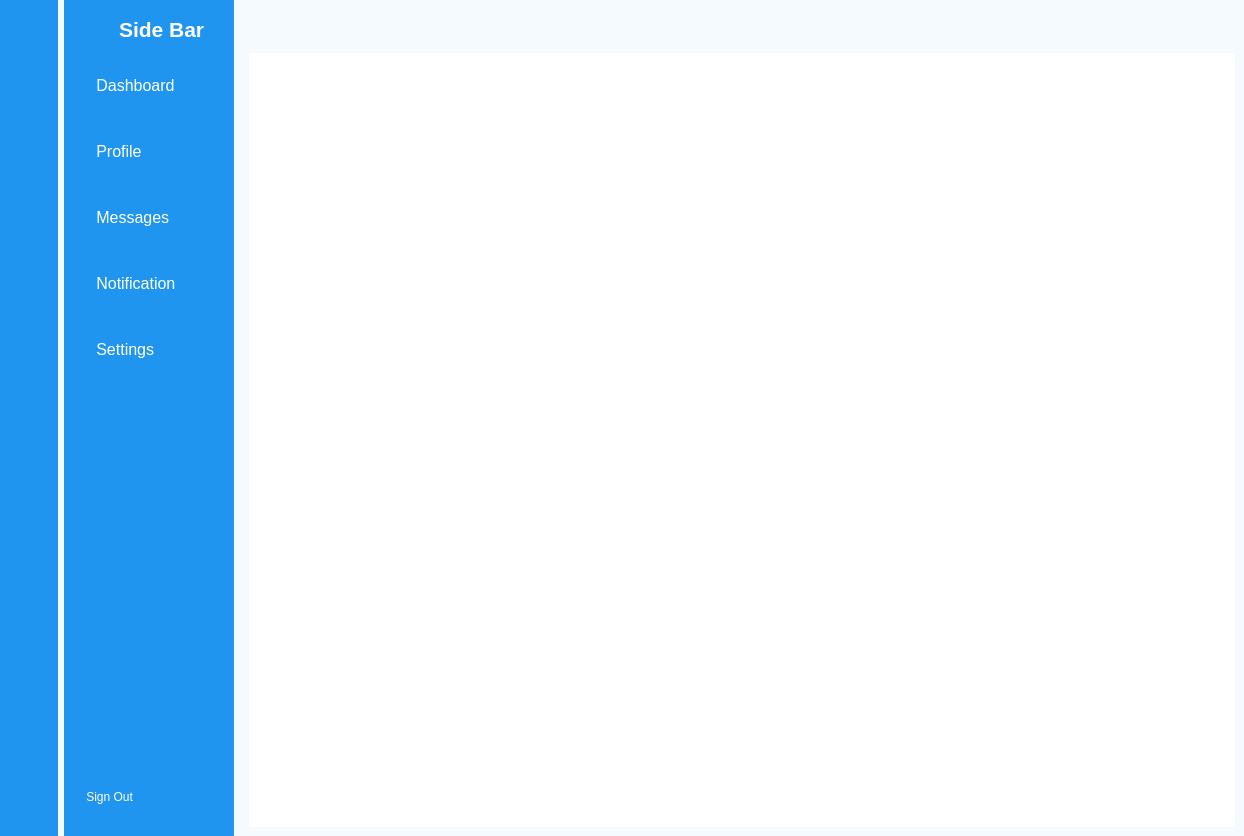
<?xml version="1.0" encoding="UTF-8"?>
<ui version="4.0">
 <class>MainWindow</class>
 <widget class="QMainWindow" name="MainWindow">
  <property name="geometry">
   <rect>
    <x>0</x>
    <y>0</y>
    <width>1244</width>
    <height>836</height>
   </rect>
  </property>
  <property name="windowTitle">
   <string>MainWindow</string>
  </property>
  <property name="styleSheet">
   <string notr="true">background-color: rgb(245, 250, 254);</string>
  </property>
  <widget class="QWidget" name="centralwidget">
   <layout class="QGridLayout" name="gridLayout">
    <property name="leftMargin">
     <number>0</number>
    </property>
    <property name="topMargin">
     <number>0</number>
    </property>
    <property name="rightMargin">
     <number>0</number>
    </property>
    <property name="bottomMargin">
     <number>0</number>
    </property>
    <item row="0" column="0">
     <widget class="QWidget" name="icon_only_widget" native="true">
      <property name="styleSheet">
       <string notr="true">QWidget{	
	background-color: rgb(31, 149, 239);
}
QPushButton{
	color: white;
	height: 60px;
	border:none;
	border-radius: 10px;
}
QPushButton:checked{
	background-color: #F5FAFE;
	color:#1F95EF;
	font-weight:bold;
}</string>
      </property>
      <layout class="QHBoxLayout" name="horizontalLayout_4">
       <item>
        <layout class="QVBoxLayout" name="verticalLayout_3">
         <item>
          <layout class="QHBoxLayout" name="horizontalLayout_3">
           <item>
            <widget class="QLabel" name="label">
             <property name="minimumSize">
              <size>
               <width>40</width>
               <height>40</height>
              </size>
             </property>
             <property name="maximumSize">
              <size>
               <width>40</width>
               <height>40</height>
              </size>
             </property>
             <property name="text">
              <string/>
             </property>
             <property name="pixmap">
              <pixmap resource="../Samadhan/resources.qrc">:/Images/profile_pic.png</pixmap>
             </property>
             <property name="scaledContents">
              <bool>true</bool>
             </property>
            </widget>
           </item>
          </layout>
         </item>
         <item>
          <layout class="QVBoxLayout" name="verticalLayout">
           <item>
            <widget class="QPushButton" name="pushButton">
             <property name="text">
              <string/>
             </property>
             <property name="icon">
              <iconset resource="../Samadhan/resources.qrc">
               <normaloff>:/Images/dashboard_white.png</normaloff>
               <normalon>:/Images/dashboard.png</normalon>:/Images/dashboard_white.png</iconset>
             </property>
             <property name="checkable">
              <bool>true</bool>
             </property>
             <property name="autoExclusive">
              <bool>true</bool>
             </property>
            </widget>
           </item>
           <item>
            <widget class="QPushButton" name="pushButton_2">
             <property name="text">
              <string/>
             </property>
             <property name="icon">
              <iconset resource="../Samadhan/resources.qrc">
               <normaloff>:/Images/profile_white.png</normaloff>
               <normalon>:/Images/profile.png</normalon>:/Images/profile_white.png</iconset>
             </property>
             <property name="checkable">
              <bool>true</bool>
             </property>
             <property name="autoExclusive">
              <bool>true</bool>
             </property>
            </widget>
           </item>
           <item>
            <widget class="QPushButton" name="pushButton_3">
             <property name="text">
              <string/>
             </property>
             <property name="icon">
              <iconset resource="../Samadhan/resources.qrc">
               <normaloff>:/Images/messages_white.png</normaloff>
               <normalon>:/Images/messages.png</normalon>:/Images/messages_white.png</iconset>
             </property>
             <property name="checkable">
              <bool>true</bool>
             </property>
             <property name="autoExclusive">
              <bool>true</bool>
             </property>
            </widget>
           </item>
           <item>
            <widget class="QPushButton" name="pushButton_4">
             <property name="text">
              <string/>
             </property>
             <property name="icon">
              <iconset resource="../Samadhan/resources.qrc">
               <normaloff>:/Images/notifications_white.png</normaloff>
               <normalon>:/Images/notifications.png</normalon>:/Images/notifications_white.png</iconset>
             </property>
             <property name="checkable">
              <bool>true</bool>
             </property>
             <property name="autoExclusive">
              <bool>true</bool>
             </property>
            </widget>
           </item>
           <item>
            <widget class="QPushButton" name="pushButton_5">
             <property name="text">
              <string/>
             </property>
             <property name="icon">
              <iconset resource="../Samadhan/resources.qrc">
               <normaloff>:/Images/settings_white.png</normaloff>
               <normalon>:/Images/settings.png</normalon>:/Images/settings_white.png</iconset>
             </property>
             <property name="checkable">
              <bool>true</bool>
             </property>
             <property name="autoExclusive">
              <bool>true</bool>
             </property>
            </widget>
           </item>
          </layout>
         </item>
         <item>
          <spacer name="verticalSpacer_3">
           <property name="orientation">
            <enum>Qt::Vertical</enum>
           </property>
           <property name="sizeHint" stdset="0">
            <size>
             <width>20</width>
             <height>448</height>
            </size>
           </property>
          </spacer>
         </item>
         <item>
          <widget class="QPushButton" name="pushButton_6">
           <property name="text">
            <string/>
           </property>
           <property name="icon">
            <iconset resource="../Samadhan/resources.qrc">
             <normaloff>:/Images/log_out_white.png</normaloff>
             <normalon>:/Images/log_out.png</normalon>:/Images/log_out_white.png</iconset>
           </property>
          </widget>
         </item>
        </layout>
       </item>
      </layout>
     </widget>
    </item>
    <item row="0" column="1">
     <widget class="QWidget" name="icon_name_widget" native="true">
      <property name="styleSheet">
       <string notr="true">QWidget{	
	background-color: rgb(31, 149, 239);
	color:white;
}
QPushButton{
	color: white;
	text-align: left;
	height: 60px;
	border: none;
	padding-left: 10px;
	border-top-left-radius:10px;
	border-bottom-left-radius:10px;

}
QPushButton:checked{
	background-color: #F5FAFE;
	color:#1F95EF;
	font-weight:bold;
}</string>
      </property>
      <layout class="QVBoxLayout" name="verticalLayout_4">
       <item>
        <layout class="QHBoxLayout" name="horizontalLayout_2">
         <property name="rightMargin">
          <number>20</number>
         </property>
         <item>
          <widget class="QLabel" name="label_2">
           <property name="minimumSize">
            <size>
             <width>40</width>
             <height>40</height>
            </size>
           </property>
           <property name="maximumSize">
            <size>
             <width>40</width>
             <height>40</height>
            </size>
           </property>
           <property name="text">
            <string/>
           </property>
           <property name="pixmap">
            <pixmap resource="../Samadhan/resources.qrc">:/Images/profile_pic.png</pixmap>
           </property>
           <property name="scaledContents">
            <bool>true</bool>
           </property>
          </widget>
         </item>
         <item>
          <widget class="QLabel" name="label_3">
           <property name="font">
            <font>
             <pointsize>16</pointsize>
             <weight>75</weight>
             <bold>true</bold>
            </font>
           </property>
           <property name="text">
            <string>Side Bar</string>
           </property>
          </widget>
         </item>
        </layout>
       </item>
       <item>
        <layout class="QVBoxLayout" name="verticalLayout_2">
         <item>
          <widget class="QPushButton" name="pushButton_7">
           <property name="font">
            <font>
             <pointsize>12</pointsize>
            </font>
           </property>
           <property name="text">
            <string>   Dashboard</string>
           </property>
           <property name="icon">
            <iconset resource="../Samadhan/resources.qrc">
             <normaloff>:/Images/dashboard_white.png</normaloff>
             <normalon>:/Images/dashboard.png</normalon>:/Images/dashboard_white.png</iconset>
           </property>
           <property name="checkable">
            <bool>true</bool>
           </property>
           <property name="autoExclusive">
            <bool>true</bool>
           </property>
          </widget>
         </item>
         <item>
          <widget class="QPushButton" name="pushButton_8">
           <property name="font">
            <font>
             <pointsize>12</pointsize>
            </font>
           </property>
           <property name="text">
            <string>   Profile</string>
           </property>
           <property name="icon">
            <iconset resource="../Samadhan/resources.qrc">
             <normaloff>:/Images/profile_white.png</normaloff>
             <normalon>:/Images/profile.png</normalon>:/Images/profile_white.png</iconset>
           </property>
           <property name="checkable">
            <bool>true</bool>
           </property>
           <property name="autoExclusive">
            <bool>true</bool>
           </property>
          </widget>
         </item>
         <item>
          <widget class="QPushButton" name="pushButton_9">
           <property name="font">
            <font>
             <pointsize>12</pointsize>
            </font>
           </property>
           <property name="text">
            <string>   Messages</string>
           </property>
           <property name="icon">
            <iconset resource="../Samadhan/resources.qrc">
             <normaloff>:/Images/messages_white.png</normaloff>
             <normalon>:/Images/messages.png</normalon>:/Images/messages_white.png</iconset>
           </property>
           <property name="checkable">
            <bool>true</bool>
           </property>
           <property name="autoExclusive">
            <bool>true</bool>
           </property>
          </widget>
         </item>
         <item>
          <widget class="QPushButton" name="pushButton_10">
           <property name="font">
            <font>
             <pointsize>12</pointsize>
            </font>
           </property>
           <property name="text">
            <string>   Notification</string>
           </property>
           <property name="icon">
            <iconset resource="../Samadhan/resources.qrc">
             <normaloff>:/Images/notifications_white.png</normaloff>
             <normalon>:/Images/notifications.png</normalon>:/Images/notifications_white.png</iconset>
           </property>
           <property name="checkable">
            <bool>true</bool>
           </property>
           <property name="autoExclusive">
            <bool>true</bool>
           </property>
          </widget>
         </item>
         <item>
          <widget class="QPushButton" name="pushButton_11">
           <property name="font">
            <font>
             <pointsize>12</pointsize>
            </font>
           </property>
           <property name="text">
            <string>   Settings</string>
           </property>
           <property name="icon">
            <iconset resource="../Samadhan/resources.qrc">
             <normaloff>:/Images/settings_white.png</normaloff>
             <normalon>:/Images/settings.png</normalon>:/Images/settings_white.png</iconset>
           </property>
           <property name="checkable">
            <bool>true</bool>
           </property>
           <property name="autoExclusive">
            <bool>true</bool>
           </property>
          </widget>
         </item>
        </layout>
       </item>
       <item>
        <spacer name="verticalSpacer_2">
         <property name="orientation">
          <enum>Qt::Vertical</enum>
         </property>
         <property name="sizeHint" stdset="0">
          <size>
           <width>20</width>
           <height>358</height>
          </size>
         </property>
        </spacer>
       </item>
       <item>
        <widget class="QPushButton" name="pushButton_12">
         <property name="text">
          <string> Sign Out</string>
         </property>
         <property name="icon">
          <iconset resource="../Samadhan/resources.qrc">
           <normaloff>:/Images/log_out_white.png</normaloff>
           <normalon>:/Images/log_out.png</normalon>:/Images/log_out_white.png</iconset>
         </property>
        </widget>
       </item>
      </layout>
     </widget>
    </item>
    <item row="0" column="2">
     <widget class="QWidget" name="main_menu" native="true">
      <layout class="QVBoxLayout" name="verticalLayout_5">
       <item>
        <widget class="QWidget" name="header_widget" native="true">
         <property name="styleSheet">
          <string notr="true">border:none;</string>
         </property>
         <layout class="QHBoxLayout" name="horizontalLayout_5">
          <item>
           <widget class="QPushButton" name="pushButton_13">
            <property name="text">
             <string/>
            </property>
            <property name="icon">
             <iconset resource="../Samadhan/resources.qrc">
              <normaloff>:/Images/menu.png</normaloff>:/Images/menu.png</iconset>
            </property>
            <property name="checkable">
             <bool>true</bool>
            </property>
           </widget>
          </item>
          <item>
           <spacer name="horizontalSpacer">
            <property name="orientation">
             <enum>Qt::Horizontal</enum>
            </property>
            <property name="sizeHint" stdset="0">
             <size>
              <width>277</width>
              <height>20</height>
             </size>
            </property>
           </spacer>
          </item>
          <item>
           <layout class="QHBoxLayout" name="horizontalLayout">
            <item>
             <widget class="QLineEdit" name="lineEdit"/>
            </item>
            <item>
             <widget class="QPushButton" name="pushButton_14">
              <property name="text">
               <string/>
              </property>
              <property name="icon">
               <iconset resource="../Samadhan/resources.qrc">
                <normaloff>:/Images/search.png</normaloff>:/Images/search.png</iconset>
              </property>
             </widget>
            </item>
           </layout>
          </item>
          <item>
           <spacer name="horizontalSpacer_2">
            <property name="orientation">
             <enum>Qt::Horizontal</enum>
            </property>
            <property name="sizeHint" stdset="0">
             <size>
              <width>277</width>
              <height>20</height>
             </size>
            </property>
           </spacer>
          </item>
          <item>
           <widget class="QPushButton" name="pushButton_15">
            <property name="text">
             <string/>
            </property>
            <property name="icon">
             <iconset resource="../Samadhan/resources.qrc">
              <normaloff>:/Images/image.png</normaloff>:/Images/image.png</iconset>
            </property>
           </widget>
          </item>
         </layout>
        </widget>
       </item>
       <item>
        <widget class="QStackedWidget" name="stackedWidget">
         <property name="styleSheet">
          <string notr="true">background-color: white;</string>
         </property>
         <widget class="QWidget" name="page"/>
         <widget class="QWidget" name="page_2"/>
        </widget>
       </item>
      </layout>
     </widget>
    </item>
   </layout>
  </widget>
 </widget>
 <resources>
  <include location="../Samadhan/resources.qrc"/>
 </resources>
 <connections>
  <connection>
   <sender>pushButton_13</sender>
   <signal>toggled(bool)</signal>
   <receiver>icon_only_widget</receiver>
   <slot>setHidden(bool)</slot>
   <hints>
    <hint type="sourcelabel">
     <x>323</x>
     <y>42</y>
    </hint>
    <hint type="destinationlabel">
     <x>58</x>
     <y>508</y>
    </hint>
   </hints>
  </connection>
  <connection>
   <sender>pushButton_13</sender>
   <signal>toggled(bool)</signal>
   <receiver>icon_name_widget</receiver>
   <slot>setVisible(bool)</slot>
   <hints>
    <hint type="sourcelabel">
     <x>310</x>
     <y>40</y>
    </hint>
    <hint type="destinationlabel">
     <x>275</x>
     <y>653</y>
    </hint>
   </hints>
  </connection>
  <connection>
   <sender>pushButton_5</sender>
   <signal>toggled(bool)</signal>
   <receiver>pushButton_11</receiver>
   <slot>setChecked(bool)</slot>
   <hints>
    <hint type="sourcelabel">
     <x>34</x>
     <y>362</y>
    </hint>
    <hint type="destinationlabel">
     <x>103</x>
     <y>361</y>
    </hint>
   </hints>
  </connection>
  <connection>
   <sender>pushButton_4</sender>
   <signal>toggled(bool)</signal>
   <receiver>pushButton_10</receiver>
   <slot>setChecked(bool)</slot>
   <hints>
    <hint type="sourcelabel">
     <x>39</x>
     <y>295</y>
    </hint>
    <hint type="destinationlabel">
     <x>121</x>
     <y>288</y>
    </hint>
   </hints>
  </connection>
  <connection>
   <sender>pushButton_3</sender>
   <signal>toggled(bool)</signal>
   <receiver>pushButton_9</receiver>
   <slot>setChecked(bool)</slot>
   <hints>
    <hint type="sourcelabel">
     <x>33</x>
     <y>231</y>
    </hint>
    <hint type="destinationlabel">
     <x>104</x>
     <y>221</y>
    </hint>
   </hints>
  </connection>
  <connection>
   <sender>pushButton_2</sender>
   <signal>toggled(bool)</signal>
   <receiver>pushButton_8</receiver>
   <slot>setChecked(bool)</slot>
   <hints>
    <hint type="sourcelabel">
     <x>46</x>
     <y>160</y>
    </hint>
    <hint type="destinationlabel">
     <x>101</x>
     <y>160</y>
    </hint>
   </hints>
  </connection>
  <connection>
   <sender>pushButton</sender>
   <signal>toggled(bool)</signal>
   <receiver>pushButton_7</receiver>
   <slot>setChecked(bool)</slot>
   <hints>
    <hint type="sourcelabel">
     <x>33</x>
     <y>99</y>
    </hint>
    <hint type="destinationlabel">
     <x>103</x>
     <y>95</y>
    </hint>
   </hints>
  </connection>
  <connection>
   <sender>pushButton_7</sender>
   <signal>toggled(bool)</signal>
   <receiver>pushButton</receiver>
   <slot>setChecked(bool)</slot>
   <hints>
    <hint type="sourcelabel">
     <x>90</x>
     <y>71</y>
    </hint>
    <hint type="destinationlabel">
     <x>40</x>
     <y>75</y>
    </hint>
   </hints>
  </connection>
  <connection>
   <sender>pushButton_8</sender>
   <signal>toggled(bool)</signal>
   <receiver>pushButton_2</receiver>
   <slot>setChecked(bool)</slot>
   <hints>
    <hint type="sourcelabel">
     <x>90</x>
     <y>140</y>
    </hint>
    <hint type="destinationlabel">
     <x>22</x>
     <y>140</y>
    </hint>
   </hints>
  </connection>
  <connection>
   <sender>pushButton_9</sender>
   <signal>toggled(bool)</signal>
   <receiver>pushButton_3</receiver>
   <slot>setChecked(bool)</slot>
   <hints>
    <hint type="sourcelabel">
     <x>95</x>
     <y>209</y>
    </hint>
    <hint type="destinationlabel">
     <x>40</x>
     <y>209</y>
    </hint>
   </hints>
  </connection>
  <connection>
   <sender>pushButton_10</sender>
   <signal>toggled(bool)</signal>
   <receiver>pushButton_4</receiver>
   <slot>setChecked(bool)</slot>
   <hints>
    <hint type="sourcelabel">
     <x>94</x>
     <y>272</y>
    </hint>
    <hint type="destinationlabel">
     <x>29</x>
     <y>273</y>
    </hint>
   </hints>
  </connection>
  <connection>
   <sender>pushButton_11</sender>
   <signal>toggled(bool)</signal>
   <receiver>pushButton_5</receiver>
   <slot>setChecked(bool)</slot>
   <hints>
    <hint type="sourcelabel">
     <x>97</x>
     <y>335</y>
    </hint>
    <hint type="destinationlabel">
     <x>15</x>
     <y>345</y>
    </hint>
   </hints>
  </connection>
 </connections>
</ui>
